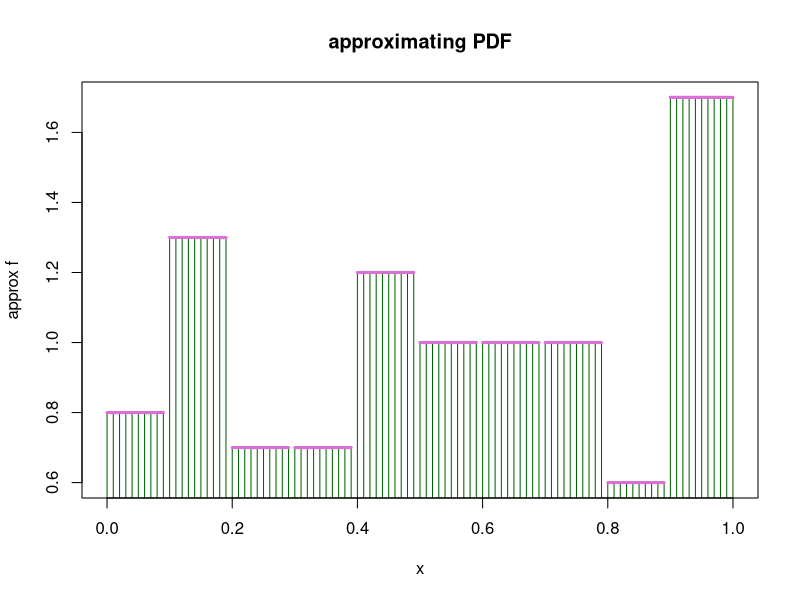
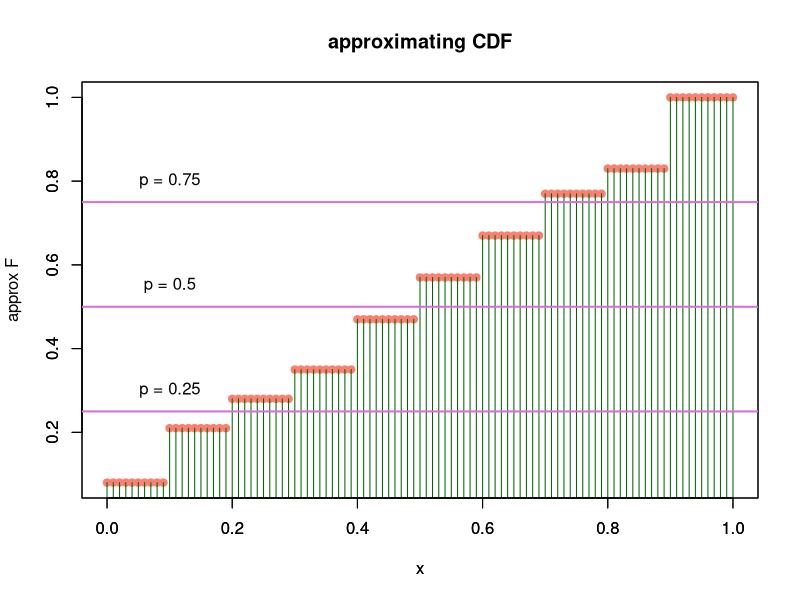
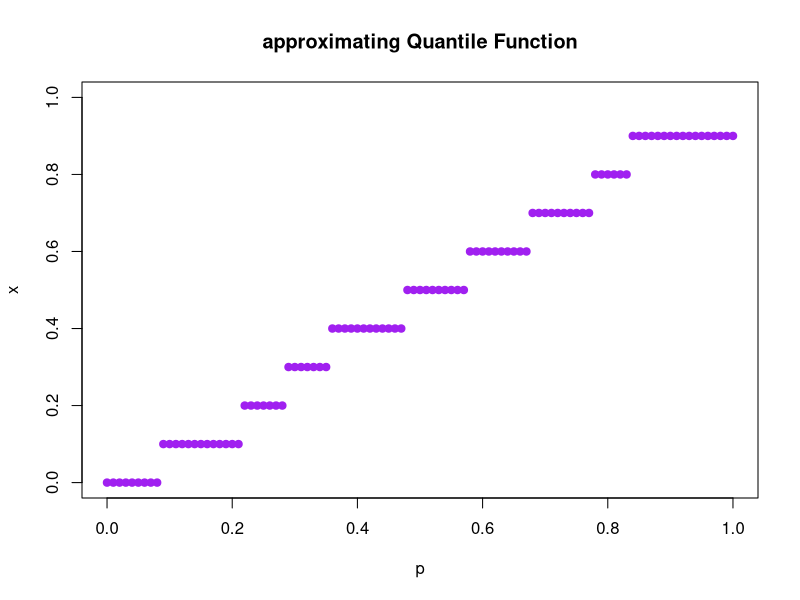

Reproduce these figures in R, in order. (Note: a time limit stopped this script after it produced the figures.)
## ---- chunk 1
knitr::opts_chunk$set(echo = TRUE)

## ---- chunk 2
#pigreco is a list of N parameters, h is a fixed parameter
approx_f <- function(h, x, pigreco){
  
  #input:
  #h: length of the bin
  #x: point in which we want to compute the function
  #pigreco: vector of parameter 
  
  #output: approximating function computed in x
  
  #computing number of bins, the last bin could be shorter (hence the ceiling)
  N = ceiling(1/h) 
  
  #I start from zero to consider also the first bin 
  for (i in 0:N-1){
    
    #condition to check to what bin x belongs to
    #my arbitrary decision is that a bin is right open and left closed
    #so they are like [0,h)
    if((x >= i*h) & (x < (i+1) * h)){ 
      
      #approximating function 
      return(pigreco[i+1]/h)
      
      #when I find the right bin it is useless to check also the others
      break
      
    }else{
      #for the last bin is also right closed: [1-h,1] and
      #with the previous cycle I am not able to catch the output of the function when x is equal to 1
      if(x==1){                   
        return(pigreco[length(pigreco)]/h)
      }
    }
  }
}
## ---- chunk 3
#given h
h= 0.1 

#arbitrary parameter vector that respect its constraints. I pick all positive numbers
pigreco <- c(0.08,0.13,0.07,0.07,0.12,0.10,0.10,0.10,0.06,0.17)

#check if the constraints are verified
cat("The sum of my arbitrary parameter must be", sum(pigreco))

#points in which we compute the approximating function
x <- seq(0, 1, 0.01)

#approximating function 
f_hat = sapply(x, function(x) approx_f(h, x, pigreco)) 

#plot: type="h" allow to understand better its shape
plot(x, f_hat, xlim=c(0,1), col="darkgreen", type = "h", main = "approximating PDF", ylab = "approx f") 

#I add the segments to visualize better the steps
segments(0.9, pigreco[10]/h, 1, pigreco[10]/h, col = "orchid", lwd = 3)
for(i in 0:9){
  segments(i*h,pigreco[i+1]/h, i*h + 0.09,pigreco[i+1]/h, col = "orchid", lwd = 3)
}
## ---- chunk 4
approx_F <- function(pigreco){
  
  #input: parameter vector
  #output: plot of the approximating CDF 
  
  #I compute CDF doing the cumulative sum. 
  #I add one at the end just to have a vector of length 101 as x
  f_grande <- c(rep(cumsum(pigreco), each = 10), 1)
  
  plot(x,f_grande, type = "p", col = "salmon", lwd = 1, pch= 19, main = "approximating CDF", ylab="approx F")
  
  #with par I admit another plot in the same figure
  par(new=TRUE)
  plot(x,f_grande, type = "h", col = "darkgreen", lwd = 1, ylab="")
  
  #plot the horizontal line to visualize the first, second and third quartile
  abline(0.25,0, col = "orchid", lwd = 2)
  text(0.1,0.3,"p = 0.25")
  
  abline(0.5,0, col = "orchid", lwd = 2)
  text(0.1,0.55,"p = 0.5")
  
  abline(0.75,0, col = "orchid", lwd = 2)
  text(0.1,0.8,"p = 0.75")
}
#computing the CDF for my example
approx_F(pigreco)
## ---- chunk 5
approx_quantil <- function(h, p, pigreco){
  #input:
  #h: length of the bin
  #p: tail area
  #pigreco: parameter vector
  
  #output: quantile of p
  
  #compute the cumulative sum of the vector of parameters pigreco
  cdf <- cumsum(pigreco) 
  
  #number of bins
  N = ceiling(1/h)
  
  #In this case the quantile function will be always equal to the start of the step, so I have also compute the cumsum of the length of the bins 
  h_list = rep(h, N)             
  h_list = cumsum(h_list)
  
  #until the first height the function will be zero
  if (p <= pigreco[1]){       
    return(0)
    
  }else{
    
    for (i in 1:(N-1)){
      
      #I look for the first bin that cover the given tail area  
      if((p > cdf[i]) & (p <= cdf[i+1])){
        
        #it will return the starting point of the bin
        return(h_list[i]) 
        
        #when I find the right bin it is useless check also the others
        break
      }
    }
  }
}

#compute and plot the quantile function for my example 
quantili = sapply(x, function(x) approx_quantil(h, x, pigreco))
plot(x, quantili, xlim=c(0,1), ylim = c(0,1), col="purple", type = "p", pch = 19, main = "approximating Quantile Function", ylab = "x", xlab="p")

#with stepfun, function is not limited in 0,1 
#plot(stepfun(x, c(outputs, 1)), xlim=c(0,1), col="red", verticals = FALSE,
#pch = 19, main = "Quantile function", do.point=F)
## ---- chunk 6
param <- function(h, a = 2, b = 5){
  #input:
  #h: length of the bin
  #a,b: alpha and beta of the beta function
  
  #output: parameter vector
  
  #number of bins
  N = ceiling(1/h)
  
  #I compute the cumsum of the length of the bin so to have values where 
  #I have to compute pbeta function
  h_1 = c(0, rep(h, N))
  h_1 <- cumsum(h_1)
  
  #initialize the parameter vector
  pigreco = c(length(N))
  
  for (i in 1:N){
    
    #doing the following difference I am computing the integral of the i-th bin
    #I am computing the difference between two areas and the result is 
    #the area in the interval of the bin 
    pigreco[i] <- pbeta(h_1[i+1],a,b) - pbeta(h_1[i],a,b)
  }
  
  #parameter vector
  return(pigreco)
}

#sanity check 

cat("The difference between true and approximating quantil function in 0.5 with h = 0.001 is ", qbeta(p = 0.5,2,5) - approx_quantil(h = 0.001,p = 0.5, param(h = 0.001)))

cat("The difference between true and approximating quantil function in 0.5 with h = 0.2 is ", qbeta(p = 0.5,2,5) - approx_quantil(h = 0.1 ,p = 0.5,param(h = 0.1)))

cat("The difference between true and approximating density function in 0.5 with h = 0.001 is ", dbeta(x = 0.5,2,5) - approx_f(h = 0.001, x = 0.5,param(h = 0.001)))

cat("The difference between true and approximating density function in 0.5 with h = 0.1 is ", dbeta(x = 0.5,2,5) - approx_f(h = 0.1, x = 0.5,param(h = 0.1)))


#I divide the support [0,1] in 1000 point where I compute the two, true and approximating, quantile function 
x = seq(0,1,0.001)


wass_dist <- function(h, a = 2, b = 5){
  #input:
  #h: length of the bin
  #a,b: alpha and beta of the beta function
  
  #output: Wasserstein distance
  
  sum(sapply(x, function(x) abs(qbeta(x, a, b) - approx_quantil(h, x, param(h, a, b)))))
} 

#sanity check 
cat("The Wasserstein distance for h = 0.001 is: ", wass_dist(0.001))
cat("The Wasserstein distance for h = 0.1 is: ", wass_dist(0.1))
cat("The Wasserstein distance for h = 0.5 is: ", wass_dist(0.5))


h_large <- function(h, epsilon, a = 2, b = 5){
  #input:
  #h: is the first h for which I compute the Wasserstein distance
  #epsilon: vector of epsilon that I want analyze
  #a, b: alpha and beta of the beta function
  
  #output:
  #h_l: a vector made by the largest binwidth, one for each epsilon
  
  h_l <- rep(0, length(epsilon))
  c <- 0
  
  #I scan all the vector of epsilon and analyze one at a time
  for (i in epsilon){
    
    #Since I look for the largest h, I have to pick the largest distance 
    #smaller than epsilon
    while (wass_dist(h, a, b) > i){
      
      #For each tentative I decrease h slowly 
      h = h - 0.0001
    }
    
    #counter to stop the bisection method
    t = 0
    
    #I want to check if there is an h bigger respect to that 
    #I have pick
    #at most three iteration for the bisection method
    while ((wass_dist((h + 0.001)/2, a, b) > i) | (t == 3)){
      
      #updating again my h
      h = (h + 0.001) /2
      #updating the counter
      t = t + 1
    }
    #I move the next epsilon
    c <- c +1 
    
    #I save the value of h that I found
    h_l[c] <- h
  }
  
  return(h_l)
}

cat("The Wasserstein distance for h = 0.08 is: ", wass_dist(0.2))

#values of epsilon for which we want to find the largest h
eps = seq(9, 8, -0.1)

#computing the function starting from h = 0.08
h_largest <- h_large(0.2, eps)

#plot of the trend of the largest binwidth in function of epsilon 
plot(eps, h_largest, main = "Largest binwidth in function of epsilon", xlab = "epsilon", ylab = "h", pch = 19, col = "blue")#,
     #xlim = c(0, 4), ylim = c(0,0.009))

#I use the function lm just to show that the trend of h as a function of epsilon
#is linear 
fit  <- lm(h_largest~eps)
abline(fit$coefficients[1], fit$coefficients[2], add = T, col = "green")
